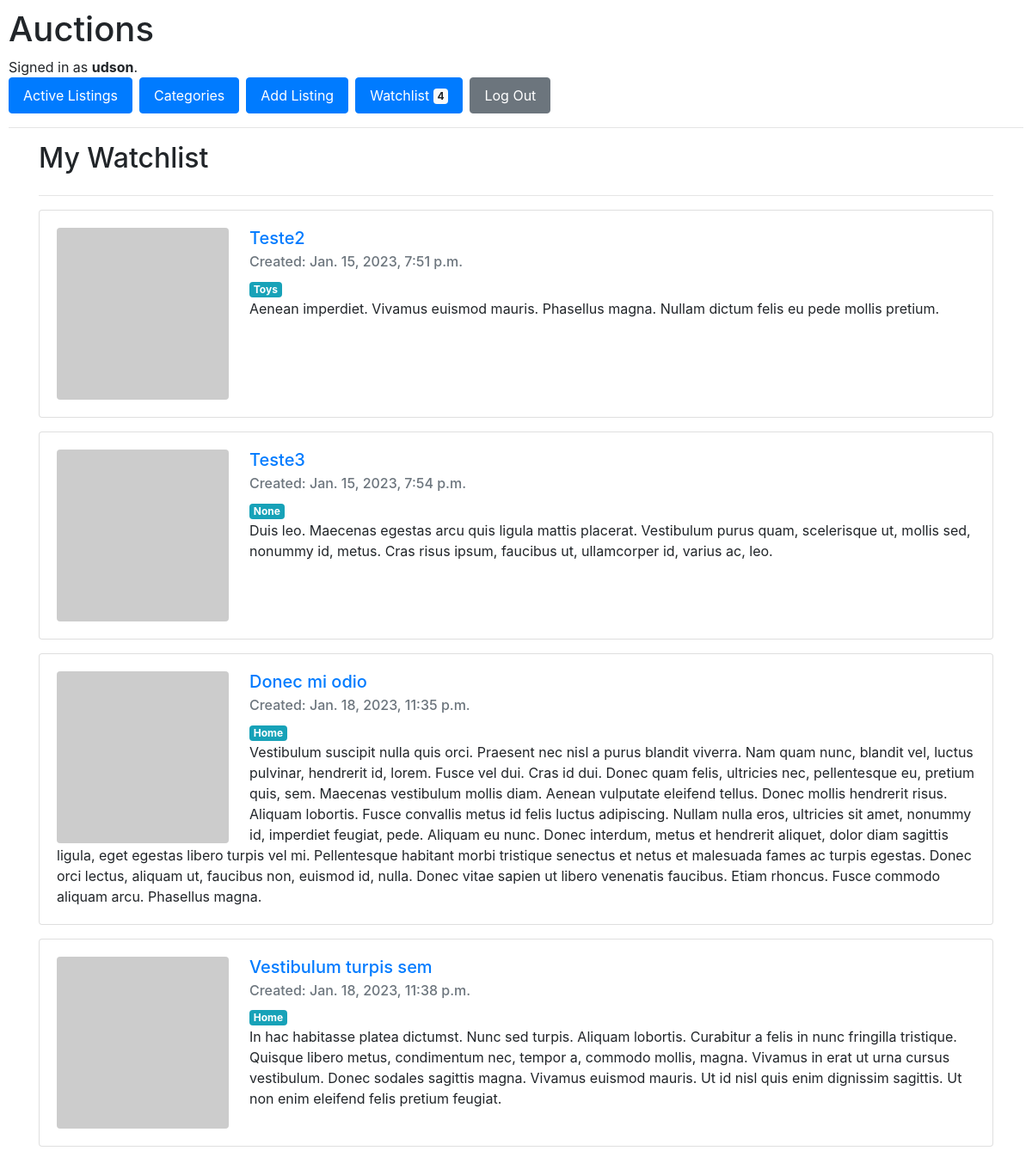
Before: /watchlist/ (signed in) with the older database file.
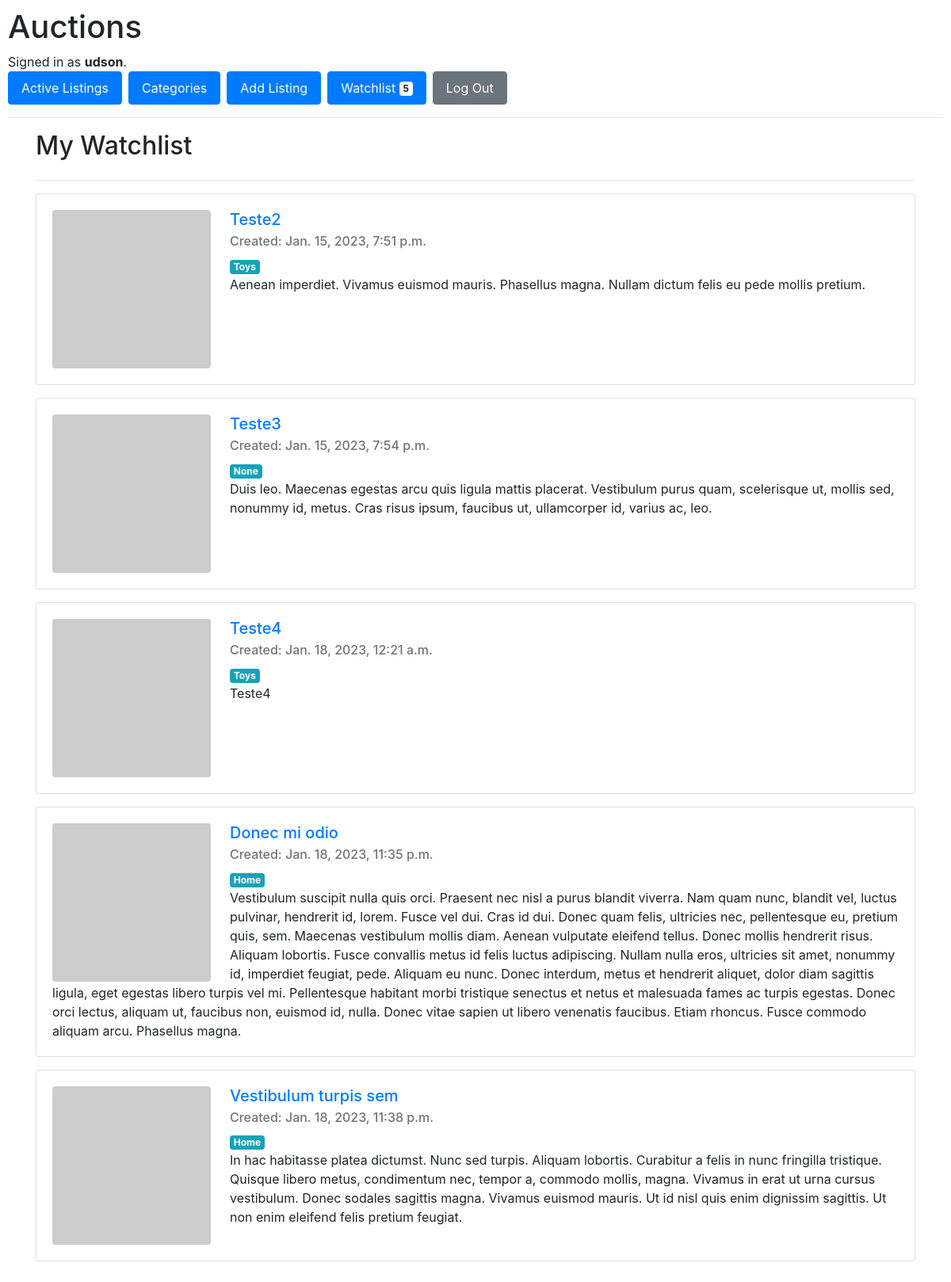
After: the same page with the newer database file.
### auctions/models.py (models this page shows, shortened)
class User(AbstractUser):
    watchlist = models.ManyToManyField(to="Listing", related_name="watched_by")

class Listing(models.Model):
    user = models.ForeignKey(to=User, on_delete=models.PROTECT)
    title = models.CharField(max_length=50)
    description = models.TextField()
    category = models.ForeignKey(to=Category, on_delete=models.PROTECT, blank=True, null=True)
    image = models.URLField(blank=True, null=True)
    starting_price = models.DecimalField(max_digits=20, decimal_places=2)
    date_created = models.DateTimeField(auto_now_add=True)
    is_active = models.BooleanField(default=True)

class Category(models.Model):
    name = models.CharField(max_length=50, unique=True)
    def __str__(self) -> str:
        return self.name
    class Meta:
        verbose_name_plural = "Categories"

### auctions/views.py (the view)
# urls.py: path("watchlist/", views.watchlist, name="watchlist"),
@login_required(login_url="/login")
def watchlist(request):
    user = User.objects.get(pk=request.user.id)
    return render(request, "auctions/index.html", context={
        "page_heading": "My Watchlist",
        "listings":user.watchlist.all(),
    })

### auctions/templates/auctions/index.html
{% extends "auctions/layout.html" %}
{% block body %}
    <div class="container">
        <div class="row">
            <div class="col">
                <h2>{{ page_heading | default:"Active Listings"}}</h2>
            </div>
        </div>
        <hr>
        <div class="row">
            <div class="col">
            {% for listing in listings %}
                <div class="card mb-3">
                    <div class="card-body">
                        <img src="{{ listing.image|default:'https://dummyimage.com/200x200/404040/ffffff.jpg&text=No+Image' }}" class="img-fluid rounded float-left mr-4" style="width: 200px; height: 200px;" alt="No image">
                        <h5 class="card-title">
                            <a href="{% url 'listing_detail' listing.id %}">{{ listing.title }}</a>
                        </h5>
                        <h6 class="card-subtitle mb-2 text-muted">Created: {{ listing.date_created }}</h6>
                        <span class="badge badge-info">{{ listing.category }}</span>
                        <p class="card-text">{{ listing.description }}</p>
                    </div>
                </div>
            {% empty %}
                Sorry, no listing.
            {% endfor %}
            </div>
        </div>
    </div>
{% endblock %}

### auctions/templates/auctions/layout.html (shortened to what this page needs)
{% load static %}
<!DOCTYPE html>
<html lang="en">
    <head>
        <link rel="stylesheet" href="https://stackpath.bootstrapcdn.com/bootstrap/4.4.1/css/bootstrap.min.css">
        <link href="{% static 'auctions/styles.css' %}" rel="stylesheet">
    </head>
    <body>
        <h1>Auctions</h1>
        <div>
            {% if user.is_authenticated %}
                Signed in as <strong>{{ user.username }}</strong>.
            {% else %}
                Not signed in.
            {% endif %}
        </div>
        <ul class="nav">
            <li class="nav-item">
                <a class="nav-link btn btn-primary mr-2" href="{% url 'index' %}">Active Listings</a>
            </li>
            <li class="nav-item">
                <a class="nav-link btn btn-primary mr-2" href="{% url 'categories' %}">Categories</a>
            </li>
            {% if user.is_authenticated %}
                <li class="nav-item">
                    <a class="nav-link btn btn-primary mr-2" href="{% url 'add_listing' %}">Add Listing</a>
                </li>
                <li class="nav-item">
                    <a class="nav-link btn btn-primary mr-2" href="{% url 'watchlist' %}">Watchlist <span class="badge badge-light">{{ user.watchlist.all|length }}</span></a>
                </li>
                <li class="nav-item">
                    <a class="nav-link btn btn-secondary mr-2" href="{% url 'logout' %}">Log Out</a>
                </li>
            {% endif %}
        </ul>
        <hr>
        {% block body %}
        {% endblock %}
    </body>
</html>

Changed rows visible on the page:
changed User "udson": watchlist.all|length "4" → "5"
now on this page (row unchanged): Listing: title "Teste4", date_created "Jan. 18, 2023, 12:21 a.m.", category "Toys", description "Teste4"
